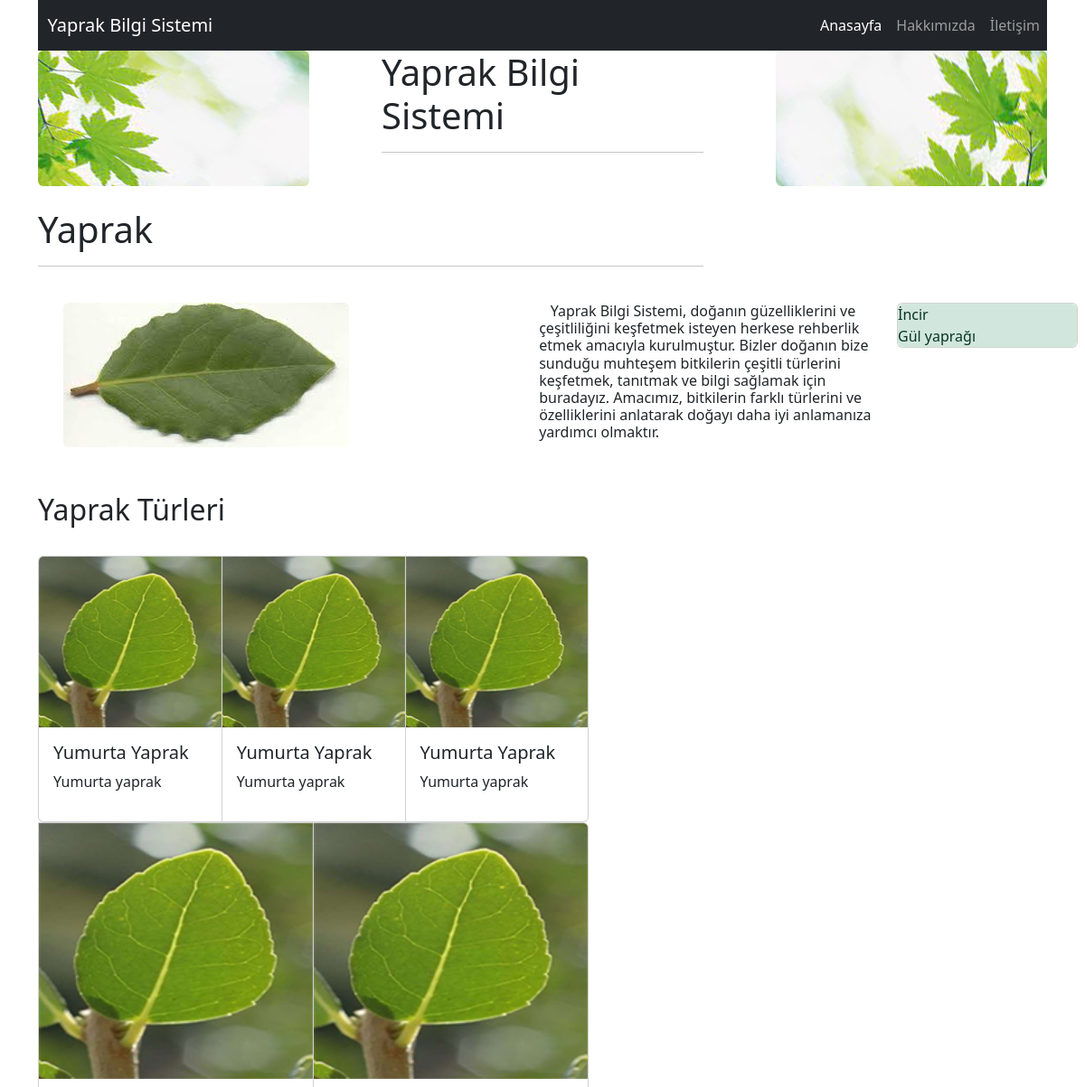
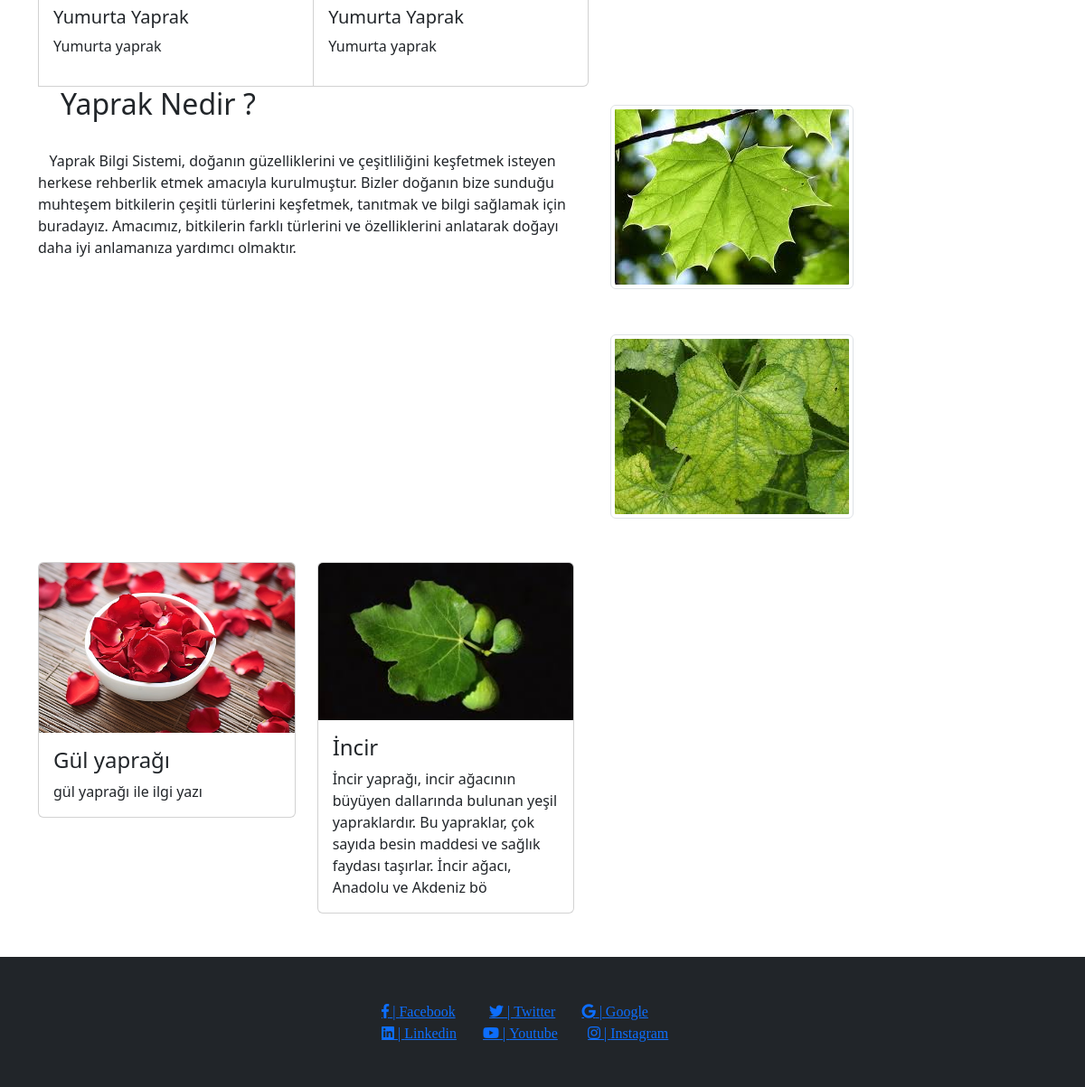
The page / on the database its author committed (2 pictures, top to bottom).
### tables this page shows
CREATE TABLE `anasayfa` (
  `anasayfaID` int(11) NOT NULL,
  `baslik1` char(255) NOT NULL,
  `bilgi1` longtext NOT NULL,
  `baslik2` char(255) NOT NULL,
  `bilgi2` longtext NOT NULL,
  `resimURL1` char(255) NOT NULL,
  `resimURL2` char(255) NOT NULL,
  `resimURL3` char(255) NOT NULL
);

CREATE TABLE `yapraklar` (
  `yaprakID` int(11) NOT NULL,
  `yaprakAD` char(255) NOT NULL,
  `yaprakÖnBilgi` longtext NOT NULL,
  `baslik1` char(255) NOT NULL,
  `yaprakBİLGİ1` longtext NOT NULL,
  `baslik2` char(255) NOT NULL,
  `yaprakBİLGİ2` longtext NOT NULL,
  `yaprakURL1` char(255) NOT NULL,
  `yaprakURL2` char(255) NOT NULL,
  `yaprakURL3` char(255) NOT NULL
);

### database.php (called while the page is built, shortened)
<?php
class Database
{
  private $MYSQL_HOST='localhost';
  private $MYSQL_USER='root';
  private $MYSQL_PASS='';
  private $MYSQL_DB='yaprak';
  private $CHARSET='UTF8';
  private $COLLATION='utf8_general_ci';
  public $pdo=null;
  private $stmt=null;
  public function ConnectDB(){
    $SQL="mysql:host=".$this->MYSQL_HOST.";dbname=".$this->MYSQL_DB;
    try{
      $this->pdo=new \PDO($SQL,$this->MYSQL_USER,$this->MYSQL_PASS);
      $this->pdo->exec("SET NAMES '".$this->CHARSET."' COLLATE '".$this->COLLATION."'");
      $this->pdo->exec("SET CHARACTER SET '".$this->CHARSET."'");
      $this->pdo->setAttribute(\PDO::ATTR_ERRMODE, \PDO::ERRMODE_EXCEPTION);
      $this->pdo->setAttribute(\PDO::ATTR_DEFAULT_FETCH_MODE, \PDO::FETCH_OBJ);
    }catch(PDOException $e){
      die("PDO ile veritabanına ulaşılamadı".$e->getMessage());
    }
  }
  private function myQuery($query,$params=null){
    if(is_null($params)){
      $this->stmt=$this->pdo->query($query);
    }else{
      $this->stmt=$this->pdo->prepare($query);
      $this->stmt->execute($params);
    }
    return $this->stmt;
  }
  public function getRows($query,$params=null){
     try{
        return $this->myQuery($query,$params)->fetchAll();
     }catch(PDOException $e){
      die($e->getMessage());
     }
  }
  public function getRow($query,$params=null){
    try{
       return $this->myQuery($query,$params)->fetch();
    }catch(PDOException $e){
     die($e->getMessage());
    }
 }
 public function getColumn($query,$params=null){
    try{
      return $this->myQuery($query,$params)->fetchColumn();
    }catch(PDOException $e){
    die($e->getMessage());
    }
  }
  public function __destruct(){
    $this->pdo=NULL;
  }
}
?>

### index.php (the view, shortened to what this page needs)
<html>
<head>
  <?php
  require_once "database.php";
  $yaprakıd = 1;
  ?>
  <link href="css/bootstrap.min.css" rel="stylesheet">
  <link href="https://cdn.jsdelivr.net/npm/bootstrap@5.3.2/dist/css/bootstrap.min.css" rel="stylesheet">
  <link rel="stylesheet" href="https://use.fontawesome.com/releases/v5.3.1/css/all.css">
</head>
<body>
  <div class="container">
    <div class="row">
      <div class="col-12">
        <nav class="navbar navbar-expand-lg navbar-dark bg-dark ">
          <a class="navbar-brand" href="index.html">&nbsp;&nbsp;Yaprak Bilgi Sistemi</a>
          <div class="collapse navbar-collapse justify-content-end mr-5" id="navbarNavDropdown">
            <ul class="navbar-nav">
              <li class="nav-item active">
                <a class="nav-link active" href="index.php">Anasayfa <span class="sr-only"></span></a>
              </li>
              <li class="nav-item">
                <a class="nav-link" href="hakkimizda.php">Hakkımızda</a>
              </li>
              <li class="nav-item">
                <a class="nav-link" href="iletisim.php">İletişim</a>
              </li>
            </ul>
          </div>
        </nav>
      </div>
    </div>
    <div class="row">
      <div class="col-md-4">
        <img src="foto/1.jpg" class="rounded float-start" alt="...">
      </div>
      <div class="col-md-4">
        <b>
          <h1 class="baslık">Yaprak Bilgi Sistemi</h1>
          <hr>
        </b>
      </div>
      <div class="col-md-4">
        <img src="foto/01.jpg" class="rounded float-end" alt="...">
      </div>
    </div><br>
    <div class="row">
      <div class="col-8">
        <?php
        require_once "database.php";
        $veri = new Database();
        $baslik = $veri->getColumn("SELECT baslik1 FROM anasayfa WHERE anasayfaID=$yaprakıd")
        ?>
        <h1> <?php echo $baslik ?></h1>
        <hr color="green" /> <br>
      </div>
    </div>
    <?php
    require_once "database.php";
    $veri = new Database();
    $deger = $veri->getRows("SELECT * FROM yapraklar");
    $deger2 = $veri->getRow("SELECT * FROM anasayfa WHERE anasayfaID= $yaprakıd ");
    $sonYapraklar =$veri->getRows(" SELECT * FROM yapraklar ORDER BY yaprakID DESC LIMIT 3");
    $tur1 = $veri->getRow("SELECT * FROM yapraktür WHERE turID=1");
    $tur2 = $veri->getRow("SELECT * FROM yapraktür WHERE turID=1");
    $tur3 = $veri->getRow("SELECT * FROM yapraktür WHERE turID=1");
    $tur4 = $veri->getRow("SELECT * FROM yapraktür WHERE turID=1");
    $tur5 = $veri->getRow("SELECT * FROM yapraktür WHERE turID=1");
    ?>
    <div class="row">
      <div class="col-md-10">
        <div class="row">
          <div class="col-md-5">
            <div class="text-center">
              <img src="foto/<?php echo $deger2->resimURL1 ?>" class="rounded" alt="...">
            </div>
          </div>
          <div class="col-md"></div>
          <div class="col-md-5">
            <p class="h6"> &nbsp;&nbsp;
              <?php echo $deger2->bilgi1 ?>
            </p>
          </div>
        </div><br> <br>
        <div class="row">
          <div class="col-8">
          <h2>Yaprak Türleri</h2> <br>
            <div class="card-group">
              <div class="card">
                <img src="foto/<?php echo $tur1->turRESİM ?>" class="card-img-top" alt="...">
                <div class="card-body">
                  <h5 class="card-title"> <?php echo $tur1->turAD ?></h5>
                  <p class="card-text"> <?php echo $tur1->turBİLGİ ?></p>
                </div>
              </div>
              <div class="card">
                <img src="foto/<?php echo $tur2->turRESİM ?>" class="card-img-top" alt="...">
                <div class="card-body">
                  <h5 class="card-title"><?php echo $tur2->turAD ?></h5>
                  <p class="card-text"><?php echo $tur2->turBİLGİ ?></p>
                </div>
              </div>
              <div class="card">
                <img src="foto/<?php echo $tur5->turRESİM ?>" class="card-img-top" alt="...">
                <div class="card-body">
                  <h5 class="card-title"><?php echo $tur5->turAD ?></h5>
                  <p class="card-text"><?php echo $tur5->turBİLGİ ?></p>
                </div>
              </div>
            </div>
            <div class="card-group">
              <br>
              <div class="card">
                <img src="foto/<?php echo $tur4->turRESİM ?>" class="card-img-top" alt="...">
                <div class="card-body">
                  <h5 class="card-title"> <?php echo $tur4->turAD ?></h5>
                  <p class="card-text"> <?php echo $tur4->turBİLGİ ?></p>
                </div>
              </div>
              <div class="card">
                <img src="foto/<?php echo $tur3->turRESİM ?>" class="card-img-top" alt="...">
                <div class="card-body">
                  <h5 class="card-title"><?php echo $tur3->turAD ?></h5>
                  <p class="card-text"><?php echo $tur3->turBİLGİ ?></p>
                </div>
              </div>
            </div>
          </div>
        </div>
        <div class="row">
          <div class="col-md-8">
            <p class="h2"> &nbsp;&nbsp;
              <?php echo $deger2->baslik2 ?>
            </p>
            <br>
            <p>&nbsp;&nbsp;
              <?php echo $deger2->bilgi2 ?>
            </p>
          </div><br><br>
          <div class="col-md-4">
            <div style="margin-top: 20px;">
              <img src="foto/<?php echo $deger2->resimURL2 ?>" class="img-thumbnail" alt="...">
            </div>
            <div style="margin-top: 50px;">
              <img src="foto/<?php echo $deger2->resimURL3 ?>" class="img-thumbnail" alt="...">
            </div>
          </div>
          <div class="row">
          <?php foreach ($sonYapraklar as $son) {
          ?>
          <div class="col-md-4 mt-5">
                <div class="card">
                    <a class="no-underline" href="detay.php?ID=<?php echo $son->yaprakID ?>" class="a">
                        <img src="<?php echo $son->yaprakURL1 ?>" class="card-img-top" alt="...">
                    </a>
                    <div class="card-body">
                        <h4 class="card-title"><?php echo $son->yaprakAD ?></h4>
                        <p class="card-text"><?php echo substr($son->yaprakÖnBilgi, 0, 200) ?></p>
                    </div>
                </div>
            </div>
          <?php } ?>
          </div>
        </div>
      </div>
      <div class="col-md-2">
        <div class="card" style="width:200px;">
          <?php foreach ($deger as $degerler) {
          ?>
            <a href="detay.php?ID=<?= $degerler->yaprakID; ?>" class="list-group-item list-group-item-action list-group-item-success"><?php echo $degerler->yaprakAD ?></a>
          <?php } ?>
        </div>
      </div>
    </div>
  </div>
  <footer class="bd-footer py-5 mt-5 bg-dark">
    <div class="container ">
      <div class="row">
        <div class="col-4">
        </div>
        <div class="col-4">
          <div style="float:left;">
            <a href="#" class="icon-text fab fa-facebook-f a"> <span> | </span> Facebook</a>&nbsp;&nbsp;&nbsp;&nbsp;&nbsp;&nbsp;&nbsp;&nbsp;
            <a href="#" class="icon-text fab fa-twitter a"><span> | </span> Twitter </a>&nbsp;&nbsp;&nbsp;&nbsp;&nbsp;&nbsp;
            <a href="#" class="icon-text fab fa-google a"><span> | </span> Google </a>&nbsp;&nbsp;&nbsp;&nbsp;&nbsp;&nbsp; <br>
            <a href="#" class="icon-text fab fa-linkedin a"><span> | </span> Linkedin </a>&nbsp;&nbsp;&nbsp;&nbsp;&nbsp;&nbsp;
            <a href="#" class="icon-text fab fa-youtube a"><span> | </span> Youtube </a>&nbsp;&nbsp;&nbsp;&nbsp;&nbsp;&nbsp;&nbsp;
            <a href="#" class="icon-text fab fa-instagram a"><span> | </span>Instagram </a>&nbsp;&nbsp;&nbsp;&nbsp;&nbsp;&nbsp;
          </div>
        </div>
        <div class="col-4">
        </div>
      </div>
    </div>
  </footer>
</body>
</html>

### rows shown on the page
anasayfa: baslik1 "Yaprak", resimURL1 (picture), bilgi1 "Yaprak Bilgi Sistemi, doğanın güzelliklerini ve çeşitliliğini keşfetmek isteyen herkese rehberlik etmek amacıyla kurulmuştur. Bizler doğanın bize sunduğu muhteşem bitkilerin çeşitli türlerini keşfetmek, tanıtmak ve bilgi sağlamak için buradayız. Amacımız, bitkilerin farklı türlerini ve özelliklerini anlatarak doğayı daha iyi anlamanıza yardımcı olmaktır.", baslik2 "Yaprak Nedir ?", bilgi2 "Yaprak Bilgi Sistemi, doğanın güzelliklerini ve çeşitliliğini keşfetmek isteyen herkese rehberlik etmek amacıyla kurulmuştur. Bizler doğanın bize sunduğu muhteşem bitkilerin çeşitli türlerini keşfetmek, tanıtmak ve bilgi sağlamak için buradayız. Amacımız, bitkilerin farklı türlerini ve özelliklerini anlatarak doğayı daha iyi anlamanıza yardımcı olmaktır.", resimURL2 (picture), resimURL3 (picture)
yapraktür: turRESİM (picture), turAD "Yumurta Yaprak", turBİLGİ "Yumurta yaprak"
yapraklar: yaprakURL1 (picture), yaprakAD "Gül yaprağı", yaprakÖnBilgi "gül yaprağı ile ilgi yazı"
yapraklar: yaprakURL1 (picture), yaprakAD "İncir", yaprakÖnBilgi "İncir yaprağı, incir ağacının büyüyen dallarında bulunan yeşil yapraklardır. Bu yapraklar, çok sayıda besin maddesi ve sağlık faydası taşırlar. İncir ağacı, Anadolu ve Akdeniz bö"
